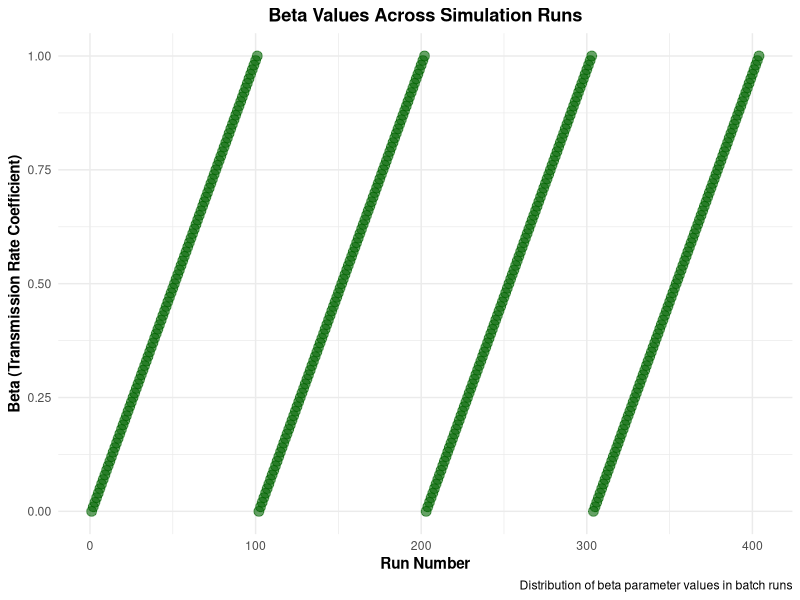
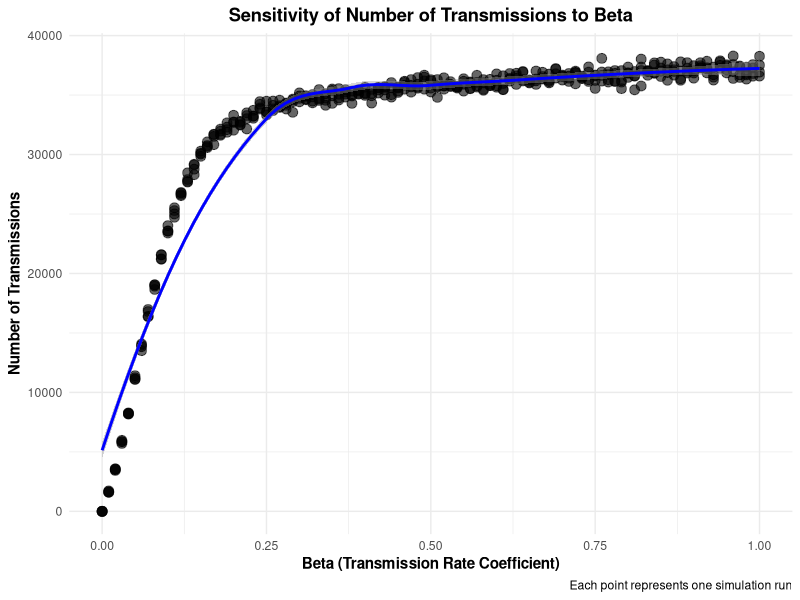
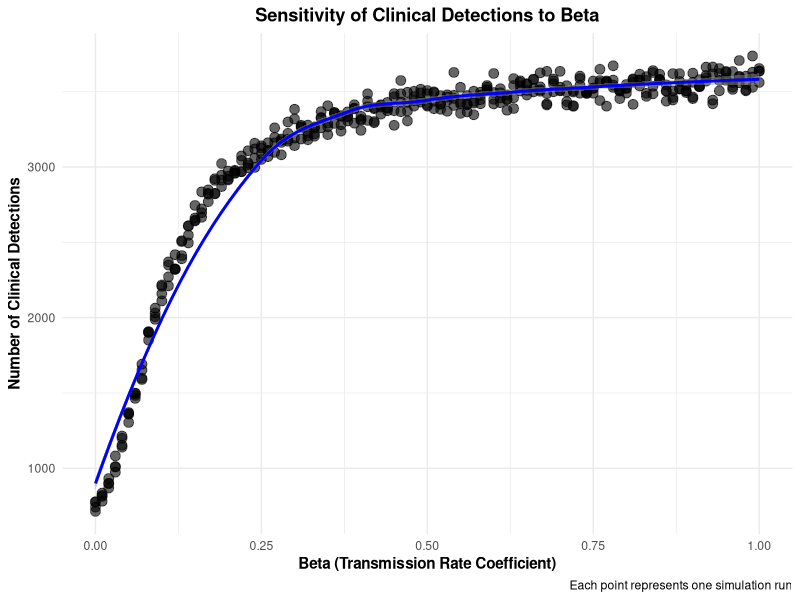
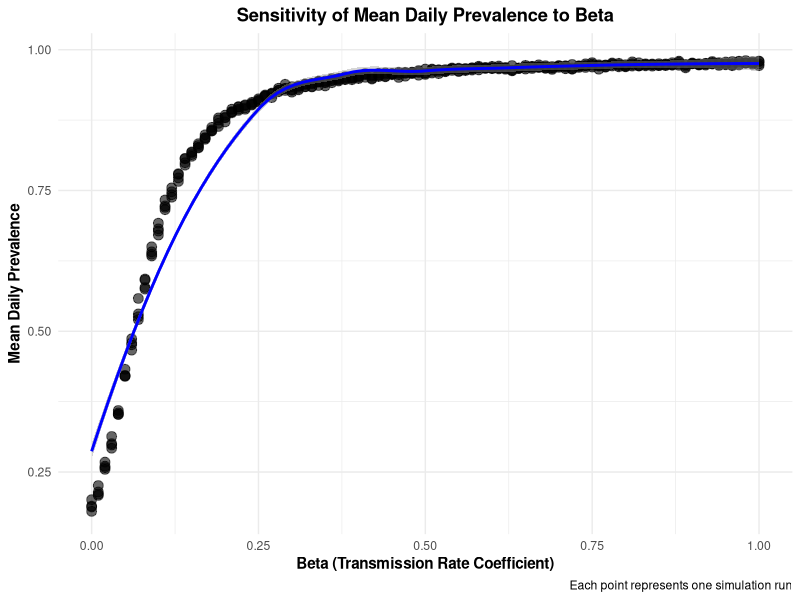
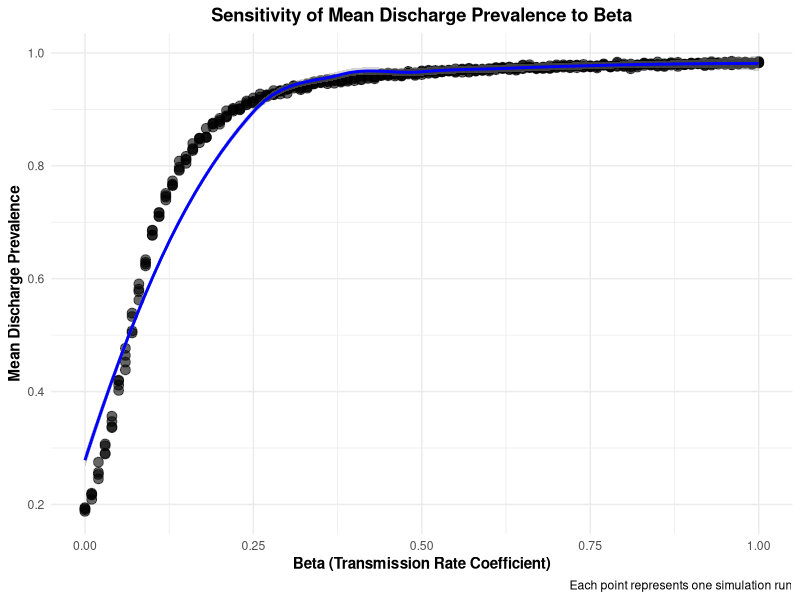

These charts were generated, in order, by the following R code:
## ---- chunk 1
library(dplyr)
library(readr)
library(ggplot2)

# Read in the simulation outputs
sim_outputs <- read_csv("../data/sim_modeloutputs.demo.txt")

# Read in the batch parameter map
batch_params <- read_csv("../data/sim_modeloutputs.batch_param_map.demo.txt")

# Join the datasets on the "run" column
combined_data <- sim_outputs %>%
  left_join(batch_params, by = "run")

# View the structure of the combined data
glimpse(combined_data)
## ---- chunk 2
# Create scatter plot showing beta values across runs
ggplot(combined_data, aes(x = run, y = beta)) +
  geom_point(alpha = 0.6, size = 3, color = "darkgreen") +
  labs(
    title = "Beta Values Across Simulation Runs",
    x = "Run Number",
    y = "Beta (Transmission Rate Coefficient)",
    caption = "Distribution of beta parameter values in batch runs"
  ) +
  theme_minimal() +
  theme(
    plot.title = element_text(hjust = 0.5, face = "bold"),
    axis.title = element_text(face = "bold")
  )
## ---- chunk 3
library(ggplot2)

# Create scatter plot showing beta sensitivity
ggplot(combined_data, aes(x = beta, y = NumberOfTransmissions)) +
  geom_point(alpha = 0.6, size = 3) +
  geom_smooth(method = "loess", se = TRUE, color = "blue") +
  labs(
    title = "Sensitivity of Number of Transmissions to Beta",
    x = "Beta (Transmission Rate Coefficient)",
    y = "Number of Transmissions",
    caption = "Each point represents one simulation run"
  ) +
  theme_minimal() +
  theme(
    plot.title = element_text(hjust = 0.5, face = "bold"),
    axis.title = element_text(face = "bold")
  )
## ---- chunk 4
# Create scatter plot showing beta sensitivity for clinical detections
ggplot(combined_data, aes(x = beta, y = ClinicalDetections)) +
  geom_point(alpha = 0.6, size = 3) +
  geom_smooth(method = "loess", se = TRUE, color = "blue") +
  labs(
    title = "Sensitivity of Clinical Detections to Beta",
    x = "Beta (Transmission Rate Coefficient)",
    y = "Number of Clinical Detections",
    caption = "Each point represents one simulation run"
  ) +
  theme_minimal() +
  theme(
    plot.title = element_text(hjust = 0.5, face = "bold"),
    axis.title = element_text(face = "bold")
  )
## ---- chunk 5
# Create scatter plot showing beta sensitivity for mean daily prevalence
ggplot(combined_data, aes(x = beta, y = MeanDailyPrevalence)) +
  geom_point(alpha = 0.6, size = 3) +
  geom_smooth(method = "loess", se = TRUE, color = "blue") +
  labs(
    title = "Sensitivity of Mean Daily Prevalence to Beta",
    x = "Beta (Transmission Rate Coefficient)",
    y = "Mean Daily Prevalence",
    caption = "Each point represents one simulation run"
  ) +
  theme_minimal() +
  theme(
    plot.title = element_text(hjust = 0.5, face = "bold"),
    axis.title = element_text(face = "bold")
  )
## ---- chunk 6
# Create scatter plot showing beta sensitivity for mean discharge prevalence
ggplot(combined_data, aes(x = beta, y = MeanDischargePrevalence)) +
  geom_point(alpha = 0.6, size = 3) +
  geom_smooth(method = "loess", se = TRUE, color = "blue") +
  labs(
    title = "Sensitivity of Mean Discharge Prevalence to Beta",
    x = "Beta (Transmission Rate Coefficient)",
    y = "Mean Discharge Prevalence",
    caption = "Each point represents one simulation run"
  ) +
  theme_minimal() +
  theme(
    plot.title = element_text(hjust = 0.5, face = "bold"),
    axis.title = element_text(face = "bold")
  )
